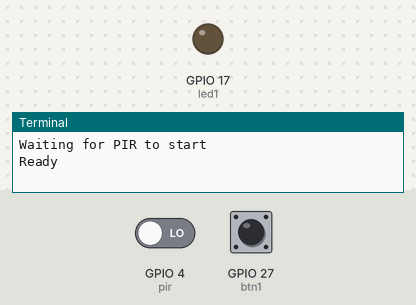
Recording of a program running on a simulated Raspberry Pi (BCM pin numbers). On the bench: output pins drawn as LEDs (lit = HIGH), the last lines printed to the terminal. Dashed ring = blinking. The test bench sets the inputs (shaded band); at power-on: GPIO 4 (pir) LOW, GPIO 27 (btn1) HIGH. Files the program writes start out absent; the camera gives no picture and a still takes 0.5 s; files that are not in the repository are absent.

Above: at 1.2 s.
1.3 s: GPIO 4 (pir) driven HIGH
At 2.6 s:
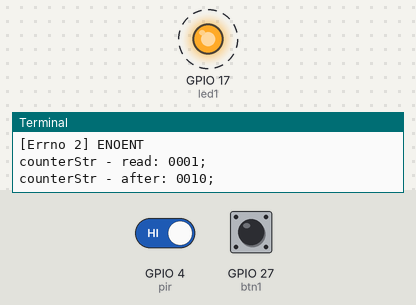
Timing chart, 0 to 6.3 s (numbered marks = the images above; inputs shaded):
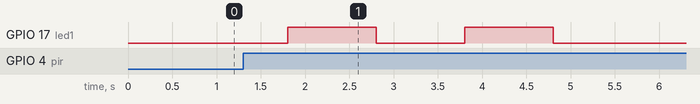

The program:

CameraPirSensor.py
```python
#!/usr/bin/python3.2

from gpiozero import LED, MotionSensor, Button
from time import sleep
from datetime import datetime
import picamera
import os
from subprocess import call


class CameraPirSensor(object):

    def __init__(self):
        self.pc = picamera.PiCamera()
        self.pir = MotionSensor(4)
        self.led1 = LED(17)
        self.btn1 = Button(27)
        self.imgCounter = 0
        self.imgCounterMax = 150

    def run(self):
#         btnState = False
#         while True:
#             btnState = self.btn1.is_pressed
#             if btnState:
#                 print("Button pressed!")
#                 self.picture()
#                 btnState = False

        print("Waiting for PIR to start")
        self.pir.wait_for_no_motion()
        while True:
            print("Ready")
            self.pir.wait_for_motion()
            print("Motion detected!")

            # Take Picture
            self.picture()
            # Take Video
            self.takeVideo()


    def picture(self):
        counterStr = self.imageCounter()
        self.pc.capture("/home/pi/workspace/gpio-pi-camera/img/img-" + counterStr + ".jpg")
#         self.led1.on()
#         sleep(1)
#         self.led1.off()
#         sleep(1)
#         self.led1.on()
#         sleep(1)
#         self.led1.off()

    def takeVideo(self):
        counterStr = self.imageCounter()
        videoH264 = "/home/pi/workspace/gpio-pi-camera/vid/vid-" + counterStr + ".h264"
        videoMp4 = "/home/pi/workspace/gpio-pi-camera/vid/vid-" + counterStr + ".mp4"
        self.pc.start_recording(videoH264)
        # self.pir.when_motion = self.led1.on
        # self.pir.when_no_motion = self.led1.off
        self.led1.on()
        sleep(1)
        self.led1.off()
        sleep(1)
        self.led1.on()
        sleep(1)
        self.led1.off()
        # self.pir.wait_for_no_motion()
        sleep(7)
        self.pc.stop_recording()
        # os.rename(videoH264, videoMp4)
        self.convertVideo(videoH264, videoMp4)

    def convertVideo(self, videoH264, videoMp4):
        call(["MP4Box", "-add", videoH264, videoMp4])
        call(["rm", videoH264])

    def imageCounter(self):
        counterStr = "0000"
        try:
            with open('/home/pi/workspace/gpio-pi-camera/app/config.cfg', 'r+') as f:
                if (self.imgCounter == 0):
                    counterStr = f.read()
                    print("counterStr - read: " + counterStr + ";")
                    self.imgCounter = 1 if (counterStr == None or counterStr == "") else int(counterStr) + (10-int(counterStr)%10)
                else:
                    self.imgCounter = 1 if (self.imgCounter >= self.imgCounterMax) else (self.imgCounter + 1)

                counterStr = '{0:04d}'.format(self.imgCounter)
                print("counterStr - after: " + counterStr + ";")
                if ((self.imgCounter % 10) == 0):
                    position = f.seek(0, 0)
                    f.write(counterStr)
        except IOError as e:
            print(e)
            with open('/home/pi/workspace/gpio-pi-camera/app/config.cfg', 'w+') as f:
                f.write("0001")

        return counterStr

if __name__ == '__main__':
    c = CameraPirSensor()
    c.run()
```

Measured:
- after the input at 1.3 s, GPIO 17 (led1): alternates HIGH for 1.0 s and LOW for 1.0 s, 4 changes in all, then stays LOW, starting after 0.50 s
